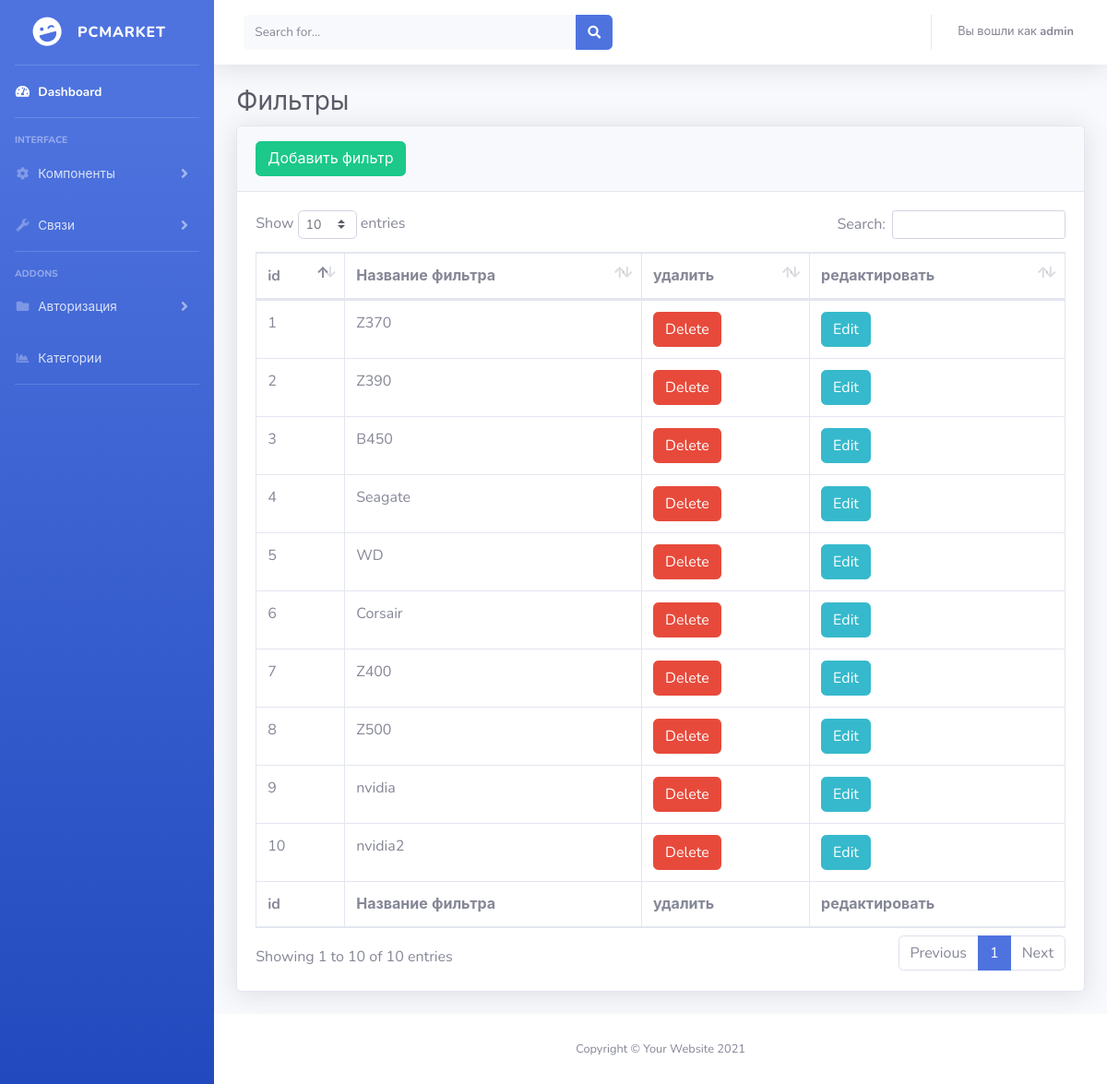
Screenshot of /admin.php?view=filters (signed in) with the database file from the repository.
### tables this page shows
CREATE TABLE `filters` (
  `id` int(11) NOT NULL AUTO_INCREMENT,
  `f_name` varchar(200) NOT NULL,
  PRIMARY KEY (`id`)
);

### functions.php (called while the page is built, shortened)
<?php
function getAllFilters($mysqli){
    $sql = "select * from filters";
    $res = $mysqli->query($sql);
    $cat = array();
    while($row = $res->fetch_assoc()){
        $cat[$row['id']] = $row;
    }
    return $cat;
}

### admin/pages/filters.php (the view)
<h1 class="h3 mb-2 text-gray-800">Фильтры</h1>
<div class="card shadow mb-4">
    <div class="card-header py-3">
        <button type="button" class="btn btn-success" data-toggle="modal" data-target="#exampleModalLabelFilter">Добавить фильтр</button>
    </div>
    <div class="card-body">
        <div class="table-responsive">
            <table class="table table-bordered" id="tree_table" width="100%" cellspacing="0">
                <thead>
                <tr>
                    <th>id</th>
                    <th>Название фильтра</th>
                    <th>удалить</th>
                    <th>редактировать</th>
                </tr>
                </thead>
                <?php $filters = getAllFilters($mysqli); foreach ($filters as $item){ ?>
                    <tr>
                        <td>
                            <?php echo $item['id']; ?>
                        </td>
                        <td>
                            <?=$item['f_name']; ?>
                        </td>
                        <td>
                            <button dataId="<?php echo $item['id']; ?>" type="button" class="btn btn-danger delete_filter">Delete</button>
                        </td>
                        <td>
                            <button dataId="<?php echo $item['id'].':'.$item['f_name']; ?>" type="button" class="btn btn-info edit_filter">Edit</button>
                        </td>
                    </tr>
                <?php } ?>
                <tfoot>
                <tr>
                    <th>id</th>
                    <th>Название фильтра</th>
                    <th>удалить</th>
                    <th>редактировать</th>
                </tr>
                </tfoot>
            </table>
        </div>
    </div>
</div>

### admin.php (shortened to what this page needs)
<?php
include 'functions.php';
?>
<!DOCTYPE html>
<html lang="en">
<head><meta http-equiv="Content-Type" content="text/html; charset=utf-8">
    <link href="admin/vendor/fontawesome-free/css/all.min.css" rel="stylesheet" type="text/css">
    <link rel="stylesheet" href="https://cdnjs.cloudflare.com/ajax/libs/jstree/3.2.1/themes/default/style.min.css" />
    <link href="admin/css/sb-admin-2.min.css" rel="stylesheet">
    <link href="admin/vendor/datatables/dataTables.bootstrap4.min.css" rel="stylesheet">
</head>
<body id="page-top">
<div id="wrapper">
    <?php include($_SERVER['DOCUMENT_ROOT'].'/admin/pages/sidebar.php'); ?>
    <div id="content-wrapper" class="d-flex flex-column">
        <div id="content">
            <?php include($_SERVER['DOCUMENT_ROOT'].'/admin/pages/topbar.php'); ?>
            <div class="container-fluid">
                <?php
                    if(!isset($_GET['view']))
                      {
                          include($_SERVER['DOCUMENT_ROOT'].'/admin/pages/dashboard.php');
                      }else {
                          include($_SERVER['DOCUMENT_ROOT'].'/admin/pages/'.$_GET['view'].'.php');
                      }
                ?>
            </div>
        </div>
        <?php include($_SERVER['DOCUMENT_ROOT'].'/admin/pages/footer.php'); ?>
    </div>
</div>
</body>
</html>

### admin/pages/sidebar.php (shortened to what this page needs)
<ul class="navbar-nav bg-gradient-primary sidebar sidebar-dark accordion" id="accordionSidebar">
    <a class="sidebar-brand d-flex align-items-center justify-content-center" href="/">
        <div class="sidebar-brand-icon rotate-n-15">
            <i class="fas fa-laugh-wink"></i>
        </div>
        <div class="sidebar-brand-text mx-3">PCMARKET</div>
    </a>
    <hr class="sidebar-divider my-0">
    <li class="nav-item active">
        <a class="nav-link" href="/admin.php">
            <i class="fas fa-fw fa-tachometer-alt"></i>
            <span>Dashboard</span></a>
    </li>
    <hr class="sidebar-divider">
    <div class="sidebar-heading">
        Interface
    </div>
    <li class="nav-item">
        <a class="nav-link collapsed" href="#" data-toggle="collapse" data-target="#collapseTwo" aria-expanded="true" aria-controls="collapseTwo">
            <i class="fas fa-fw fa-cog"></i>
            <span>Компоненты</span>
        </a>
    </li>
    <li class="nav-item">
        <a class="nav-link collapsed" href="#" data-toggle="collapse" data-target="#collapseUtilities" aria-expanded="true" aria-controls="collapseUtilities">
            <i class="fas fa-fw fa-wrench"></i>
            <span>Связи</span>
        </a>
    </li>
    <hr class="sidebar-divider">
    <div class="sidebar-heading">
        Addons
    </div>
    <li class="nav-item">
        <a class="nav-link collapsed" href="#" data-toggle="collapse" data-target="#collapsePages" aria-expanded="true" aria-controls="collapsePages">
            <i class="fas fa-fw fa-folder"></i>
            <span>Авторизация</span>
        </a>
    </li>
    <li class="nav-item">
        <a class="nav-link" href="admin.php?view=categories">
            <i class="fas fa-fw fa-chart-area"></i>
            <span>Категории</span></a>
    </li>
    <hr class="sidebar-divider d-none d-md-block">
</ul>

### admin/pages/topbar.php (shortened to what this page needs)
<nav class="navbar navbar-expand navbar-light bg-white topbar mb-4 static-top shadow">
    <form class="d-none d-sm-inline-block form-inline mr-auto ml-md-3 my-2 my-md-0 mw-100 navbar-search">
        <div class="input-group">
            <input type="text" class="form-control bg-light border-0 small" placeholder="Search for..." aria-label="Search" aria-describedby="basic-addon2">
            <div class="input-group-append">
                <button class="btn btn-primary" type="button">
                    <i class="fas fa-search fa-sm"></i>
                </button>
            </div>
        </div>
    </form>
    <ul class="navbar-nav ml-auto">
        <li class="nav-item dropdown no-arrow">
            <a class="nav-link dropdown-toggle" href="#" id="userDropdown" role="button" data-toggle="dropdown" aria-haspopup="true" aria-expanded="false">
									<span class="mr-2 d-none d-lg-inline text-gray-600 small">Вы вошли как
										<b><?php echo $_SESSION['username']; ?></b></span>
            </a>
        </li>
    </ul>
</nav>

### admin/pages/footer.php
<footer class="sticky-footer bg-white">
    <div class="container my-auto">
        <div class="copyright text-center my-auto">
            <span>Copyright &copy; Your Website <?php echo date("Y"); ?></span>
        </div>
    </div>
</footer>

### rows the page displays
filters: id "1", f_name "Z370"
filters: id "2", f_name "Z390"
filters: id "3", f_name "B450"
filters: id "4", f_name "Seagate"
filters: id "5", f_name "WD"
filters: id "6", f_name "Corsair"
filters: id "7", f_name "Z400"
filters: id "8", f_name "Z500"
filters: id "9", f_name "nvidia"
filters: id "10", f_name "nvidia2"

### other values shown
$_SESSION['username'] "admin"
